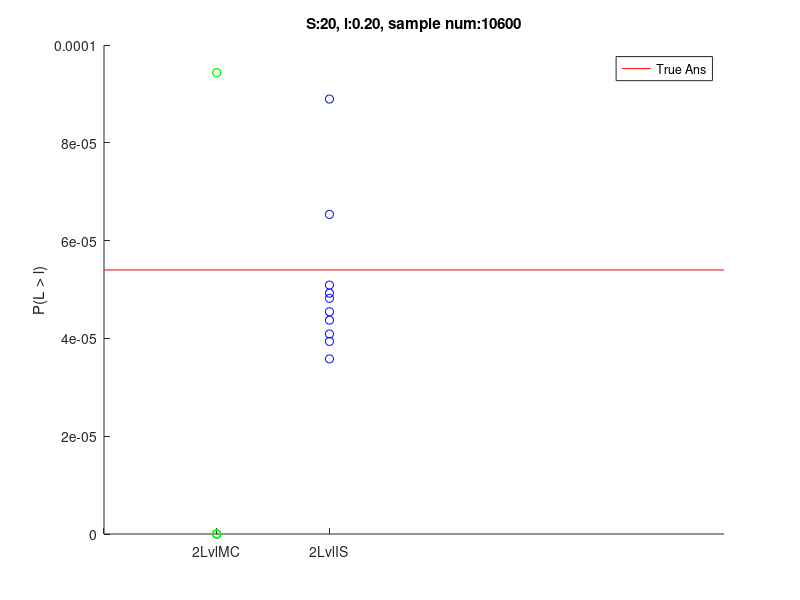

Recreate this plot in MATLAB.
hold on

NSim = 10;
yMax = 0.0001;
trueAns = 5.4000e-05;
X = 1:NSim;

TwoLvlMC = [ 0.000094339622641509433962264150943396, 0.00018867924528301886792452830188679, 0, 0, 0, 0, 0.00018867924528301886792452830188679, 0, 0.000094339622641509433962264150943396, 0];

TwoLvlIS = [ 0.000043731574219956582732712901950833, 0.000039390299844477996249296480879565, 0.000048199129543071897842712592030523, 0.000049242230139110615991324820805985, 0.000035808200355360401685549109895845, 0.000045450583402678726213305693271138, 0.000088948016807052280555297152364602, 0.000050903315780587033031155674844825, 0.000040907189257286559458653280030305, 0.000065361269619996833764134780420108];

plot([0 X NSim+1],repmat(trueAns,1,NSim + 2),'r')

scatter(2*ones(NSim,1),TwoLvlMC,'g')
scatter(4*ones(NSim,1),TwoLvlIS,'b')

legend('True Ans')
title('S:20, l:0.20, sample num:10600')
xlabel('')
xticks([0 2 4])
xticklabels({'','2LvlMC','2LvlIS'})
ylabel('P(L > l)')
axis([0,NSim+1,0 yMax])

hold off
